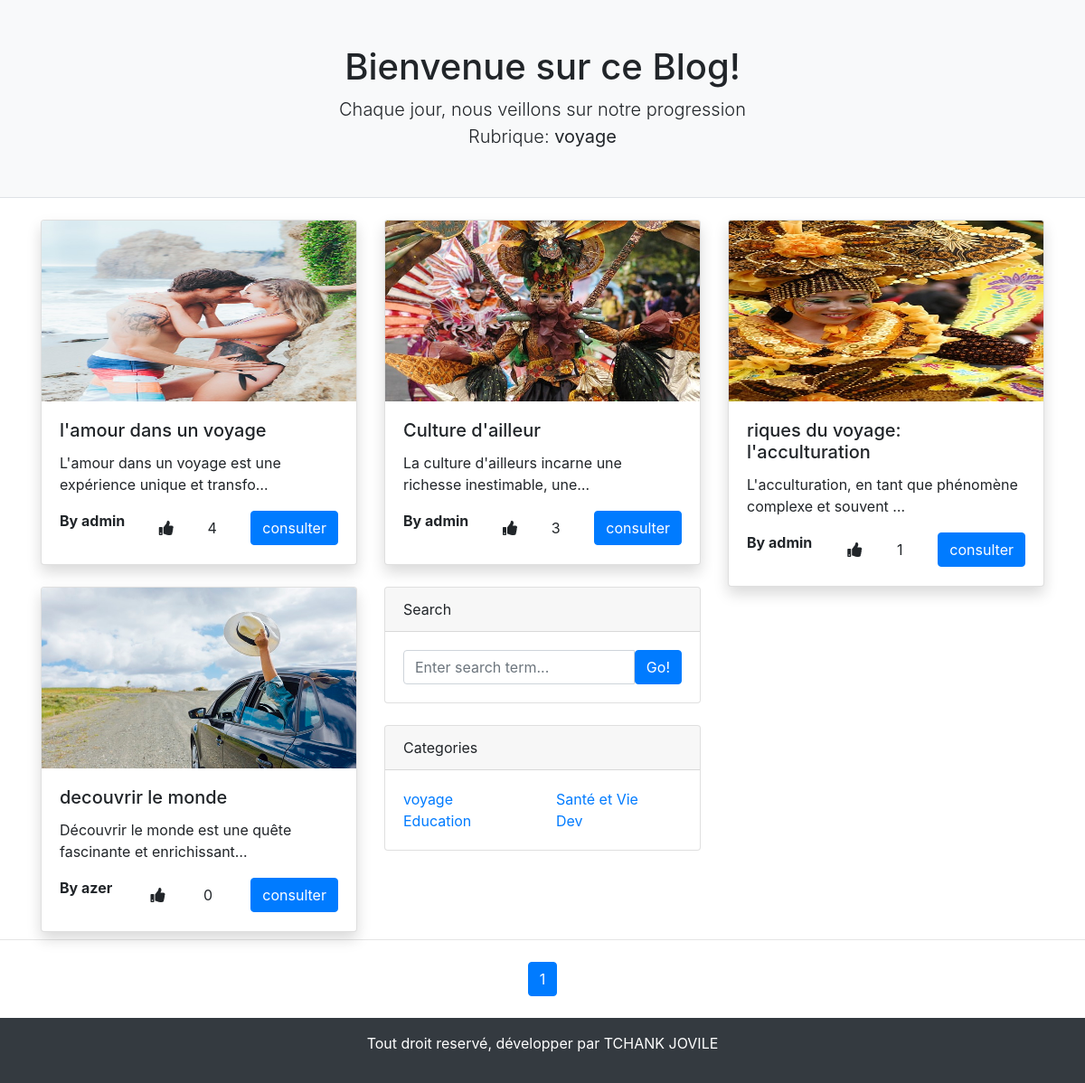
Page /categorie/voyage/ (lower part) on the earlier database version.
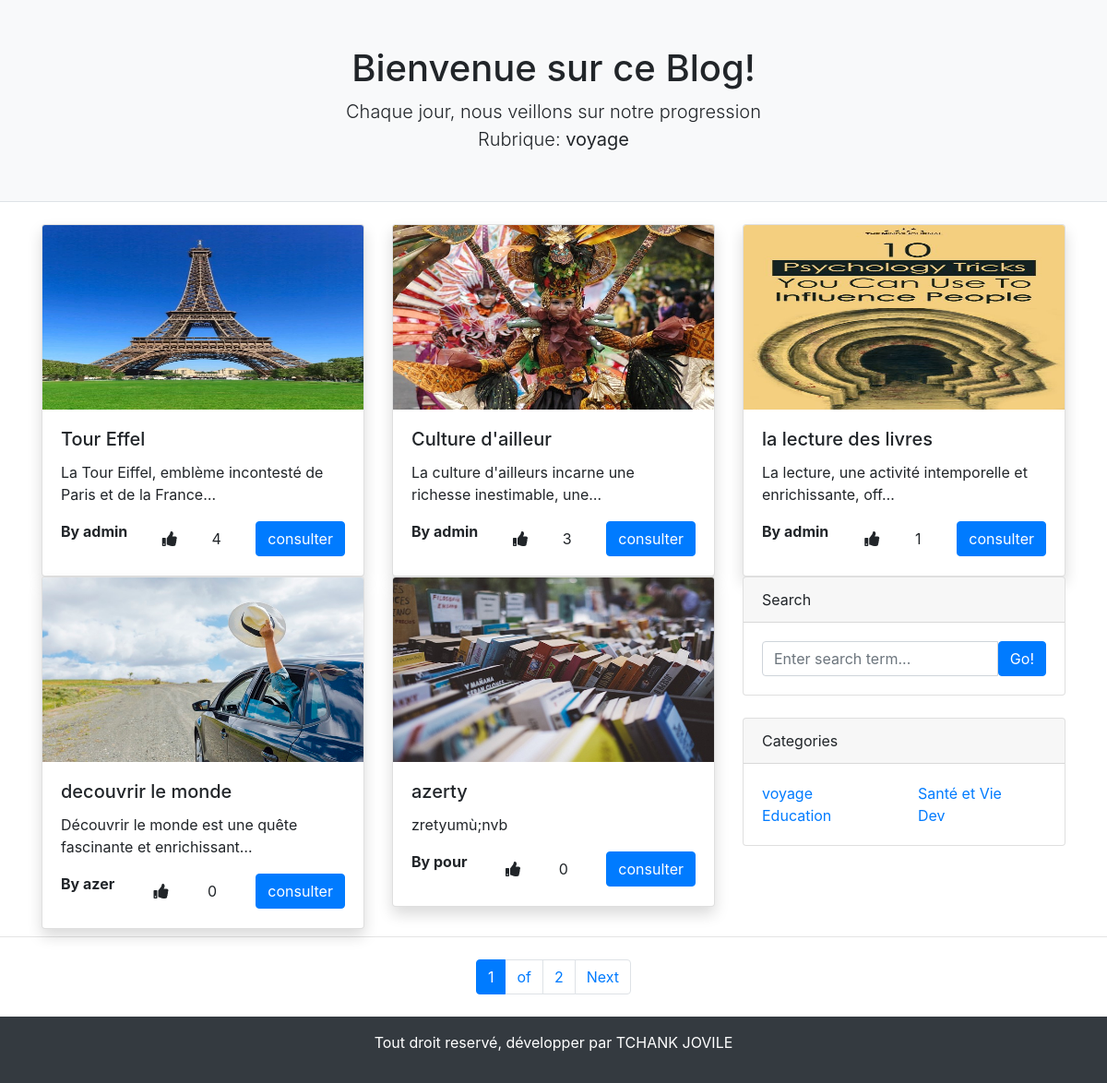
Same page on the later database version.
### blogapp/models.py (models this page shows, shortened)
class Category(models.Model):
    nom_category = models.CharField(max_length=200)
    slug = models.SlugField(max_length=200, unique=True, blank=True)
    def __str__(self):
        return self.nom_category

class Article(models.Model):
    etat_choices = [
        ('encours', 'En cours de validation'),
        ('publié', 'publié'),
        ('rejeté', 'rejeté')
    ]
    titre = models.CharField(max_length= 50)
    description= models.TextField()
    image = models.ImageField(upload_to= 'media/', max_length= 120)
    date_creation= models.DateTimeField(auto_now_add= True, editable= False, null=True, blank= True)
    date_modification= models.DateField(default= date.today)
    date_publication= models.DateTimeField(default= timezone.now)
    etat= models.CharField(max_length= 30, choices=etat_choices )
    nombre_vue= models.IntegerField(default= 0, editable= False)
    auteur= models.ForeignKey(User, on_delete= models.CASCADE, related_name= 'articles')
    category = models.ForeignKey(Category, on_delete= models.CASCADE, related_name='categories')
    likes = models.PositiveIntegerField( default=0)
    objects= models.Manager() # manager par defaut
    publier= PublishedManager()# manager personnalisé
    def get_absolute_url(self):
        return reverse('description', kwargs={"id": str(self.id)})

### blogapp/views.py (the view)
# urls.py: path('', index_view, name = "index"),
def index_view(request, category= None):
    posts= Article.publier.all()
    categorie= Category.objects.all()
    if category:
        category= get_object_or_404(Category, slug=category)
        posts= posts.filter(category= category)
    paginator= Paginator(posts, 5)
    page= request.GET.get('page')
    try:
        posts= paginator.page(page)
    except PageNotAnInteger:
        posts= paginator.page(1)
    except EmptyPage:
        paginator.page(paginator.num_pages)
    context= {
        'posts': posts,
        'page': page,
        'categorie': categorie,
        'category': category
    }
    return render(request, 'index.html', context)

### blogapp/models.py (called while the page is built)
    def get_queryset(self):
        return super(PublishedManager, self).get_queryset().filter(etat= 'publié')

### templates/index.html (shortened to what this page needs)
{%extends "base.html"%}
{% load static %}
{%block content %}
{%block services %}
<header class="py-1 bg-light border-bottom mb-4">
    <div class="container">
        <div class="text-center my-5">
            <h1 class="fw-bolder">Bienvenue sur ce Blog!</h1>
            <p class="lead mb-0">Chaque jour, nous veillons sur notre progression</p>
            {% if category %}
                <p class="lead mb-0">Rubrique:  <strong>{{category}}</strong></p>
            {%endif%}
        </div>
    </div>
</header>
<div class="container mt-2 mb-2">
    <div class="row">
        {%for post in posts %}
        <div class="col-lg-4">
            <div class="card shadow">
                {% if post.image%}
                <img class="card-img-top" src="{{post.image.url}}" alt="card image cap" width="100px" height="200px">
                {% else %}
                <p>image no available</p>
                {% endif %}
                <div class="card-body">
                    <h5 class="card-title">{{post.titre}}</h5>
                    <p class="card-text">{{post.description | truncatechars:60 }}</p>
                    <div class="d-flex justify-content-between align-items-center">
                        <p style="font-weight: bold;">By {{ post.auteur }}</p>
                            <i class="fas fa-thumbs-up"></i>{{post.likes}}
                        <a href="{{post.get_absolute_url}}" class="btn btn-primary">consulter</a>
                    </div>
                </div>
            </div>
        </div>
        {%endfor%}
        <div class="col-lg-4">
            <div class="card mb-4">
                <div class="card-header">Search</div>
                <div class="card-body">
                    <div class="input-group">
                        <input class="form-control" type="text" placeholder="Enter search term..."
                               aria-label="Enter search term..." aria-describedby="button-search"/>
                        <button class="btn btn-primary" id="button-search" type="button">Go!</button>
                    </div>
                </div>
            </div>
            <div class="card mb-4">
                <div class="card-header">Categories</div>
                <div class="card-body">
                    <div class="row">
                        {% for cat in categorie%}
                        <div class="col-sm-6">
                            <ul class="list-unstyled mb-0">
                                <li><a href="{% url 'categorylist' cat.slug %}">{{cat.nom_category}}</a></li>
                            </ul>
                        </div>
                        {%endfor%}
                    </div>
                </div>
            </div>
        </div>
    </div>
</div>
{% include "layouts/pagination.html" with page=posts %}
{% endblock%}
{% endblock%}

### templates/base.html (shortened to what this page needs)
<!doctype html>
<html lang="en">
  <head>
    <link rel="stylesheet" href="https://cdn.jsdelivr.net/npm/bootstrap@4.4.1/dist/css/bootstrap.min.css">
    <link rel="stylesheet" href="https://cdnjs.cloudflare.com/ajax/libs/font-awesome/5.15.4/css/all.min.css">
  </head>
  <body>
{%block content %}{% endblock%}
    {% block footer%}
    <footer class=" bg-dark p-3">
      <p class="text-center text-white"> Tout droit reservé, développer par TCHANK JOVILE</p>
    </footer>
    {%endblock%}
  </body>
</html>

### templates/layouts/pagination.html (shortened to what this page needs)
<nav aria-label="Pagination">
    <hr class="my-0"/>
    <ul class="pagination justify-content-center my-4">
        <li class="page-item active" aria-current="page"><a class="page-link" href="#!">{{page.number}}</a></li>
        {% if page.paginator.num_pages != page.number%}
        <li class="page-item"><a class="page-link" href="#!">of</a></li>
        <li class="page-item"><a class="page-link" href="#!">{{page.paginator.num_pages}}</a></li>
        {% endif %}
        {% if page.has_next %}
        <li class="page-item"><a class="page-link" href="?page={{page.next_page_number}}">Next</a></li>
        {% endif %}
    </ul>
</nav>

Differences in the rows shown:
changed Article: image: a different picture; titre "l'amour dans un voyage" → "Tour Effel"; description "L'amour dans un voyage est une expérience unique et transfo…" → "La Tour Eiffel, emblème incontesté de Paris et de la France…"
changed Article: image: a different picture; titre "riques du voyage: l'acculturation" → "la lecture des livres"; description "L'acculturation, en tant que phénomène complexe et souvent …" → "La lecture, une activité intemporelle et enrichissante, off…"
added Article: image (picture), titre "azerty", description "zretyumù;nvb", auteur "pour", likes "0"
Other differences:
{{ page.paginator.num_pages }}: (not shown) → "2"
text now shown: "of Next"
